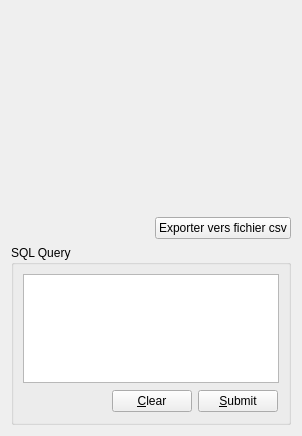
      <widget class="QWidget" name="tab_3">
       <attribute name="icon">
        <iconset resource="qressources.qrc">
         <normaloff>:/images/sql.png</normaloff>:/images/sql.png</iconset>
       </attribute>
       <attribute name="title">
        <string>SQL</string>
       </attribute>
       <layout class="QVBoxLayout" name="verticalLayout">
        <item>
         <widget class="SQLTableForm" name="manualSqlTableWidget" native="true">
          <property name="sizePolicy">
           <sizepolicy hsizetype="Preferred" vsizetype="MinimumExpanding">
            <horstretch>0</horstretch>
            <verstretch>0</verstretch>
           </sizepolicy>
          </property>
          <property name="minimumSize">
           <size>
            <width>0</width>
            <height>200</height>
           </size>
          </property>
         </widget>
        </item>
        <item>
         <layout class="QHBoxLayout" name="horizontalLayout_16">
          <property name="topMargin">
           <number>0</number>
          </property>
          <item>
           <spacer name="horizontalSpacer_13">
            <property name="orientation">
             <enum>Qt::Orientation::Horizontal</enum>
            </property>
            <property name="sizeHint" stdset="0">
             <size>
              <width>40</width>
              <height>20</height>
             </size>
            </property>
           </spacer>
          </item>
          <item>
           <widget class="QPushButton" name="exportSqlToCsvPushButton">
            <property name="text">
             <string>Exporter vers fichier csv</string>
            </property>
            <property name="icon">
             <iconset resource="qressources.qrc">
              <normaloff>:/images/export2csv.png</normaloff>:/images/export2csv.png</iconset>
            </property>
           </widget>
          </item>
         </layout>
        </item>
        <item>
         <widget class="QGroupBox" name="sqlQueryGroupBox">
          <property name="sizePolicy">
           <sizepolicy hsizetype="Preferred" vsizetype="MinimumExpanding">
            <horstretch>0</horstretch>
            <verstretch>0</verstretch>
           </sizepolicy>
          </property>
          <property name="maximumSize">
           <size>
            <width>16777215</width>
            <height>180</height>
           </size>
          </property>
          <property name="title">
           <string>SQL Query</string>
          </property>
          <layout class="QVBoxLayout" name="_2">
           <property name="spacing">
            <number>6</number>
           </property>
           <property name="leftMargin">
            <number>9</number>
           </property>
           <property name="topMargin">
            <number>9</number>
           </property>
           <property name="rightMargin">
            <number>9</number>
           </property>
           <property name="bottomMargin">
            <number>9</number>
           </property>
           <item>
            <widget class="QTextEdit" name="sqlEdit">
             <property name="sizePolicy">
              <sizepolicy hsizetype="Expanding" vsizetype="MinimumExpanding">
               <horstretch>0</horstretch>
               <verstretch>0</verstretch>
              </sizepolicy>
             </property>
             <property name="minimumSize">
              <size>
               <width>0</width>
               <height>18</height>
              </size>
             </property>
             <property name="baseSize">
              <size>
               <width>0</width>
               <height>120</height>
              </size>
             </property>
            </widget>
           </item>
           <item>
            <layout class="QHBoxLayout" name="_3">
             <property name="spacing">
              <number>6</number>
             </property>
             <property name="leftMargin">
              <number>1</number>
             </property>
             <property name="topMargin">
              <number>1</number>
             </property>
             <property name="rightMargin">
              <number>1</number>
             </property>
             <property name="bottomMargin">
              <number>1</number>
             </property>
             <item>
              <spacer>
               <property name="orientation">
                <enum>Qt::Orientation::Horizontal</enum>
               </property>
               <property name="sizeHint" stdset="0">
                <size>
                 <width>40</width>
                 <height>20</height>
                </size>
               </property>
              </spacer>
             </item>
             <item>
              <widget class="QPushButton" name="clearButton">
               <property name="text">
                <string>&amp;Clear</string>
               </property>
              </widget>
             </item>
             <item>
              <widget class="QPushButton" name="submitButton">
               <property name="text">
                <string>&amp;Submit</string>
               </property>
              </widget>
             </item>
            </layout>
           </item>
          </layout>
         </widget>
        </item>
       </layout>
      </widget>
